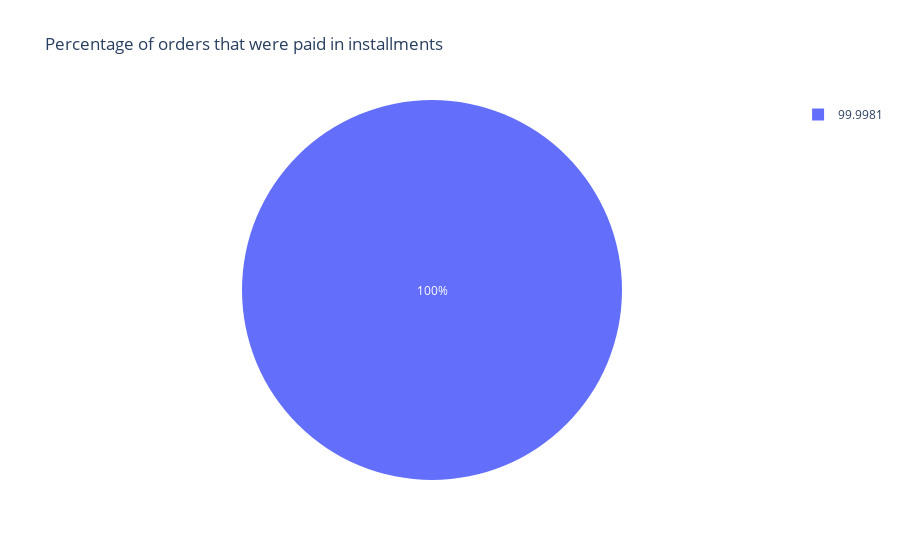

Notebook code for this chart:
### Code cell
order_installments = pd.read_sql_query("""
SELECT 
    SUM(CASE 
WHEN 
    payment_installments >= 1 
THEN 
    1 ELSE 0 END)/COUNT(*)*100 AS installment_percentage
FROM 
    payments""", conn)
order_installments
#print(f"order installments in percentage {order_installments}")
df = pd.DataFrame(order_installments)
fig = px.pie(df, values='installment_percentage', names='installment_percentage',
             title='Percentage of orders that were paid in installments')
fig.show()

### Figure 1 — Plotly figure (JSON) as saved in the notebook; plotly's stock layout.template omitted (floating-point values rounded to 4 significant figures)
{"data": [{"domain": {"x": [0, 1], "y": [0, 1]}, "hovertemplate": "installment_percentage=%{value}<extra></extra>", "labels": [100.0], "legendgroup": "", "name": "", "showlegend": true, "type": "pie", "values": [100.0]}], "layout": {"autosize": true, "legend": {"tracegroupgap": 0}, "title": {"text": "Percentage of orders that were paid in installments"}}}
